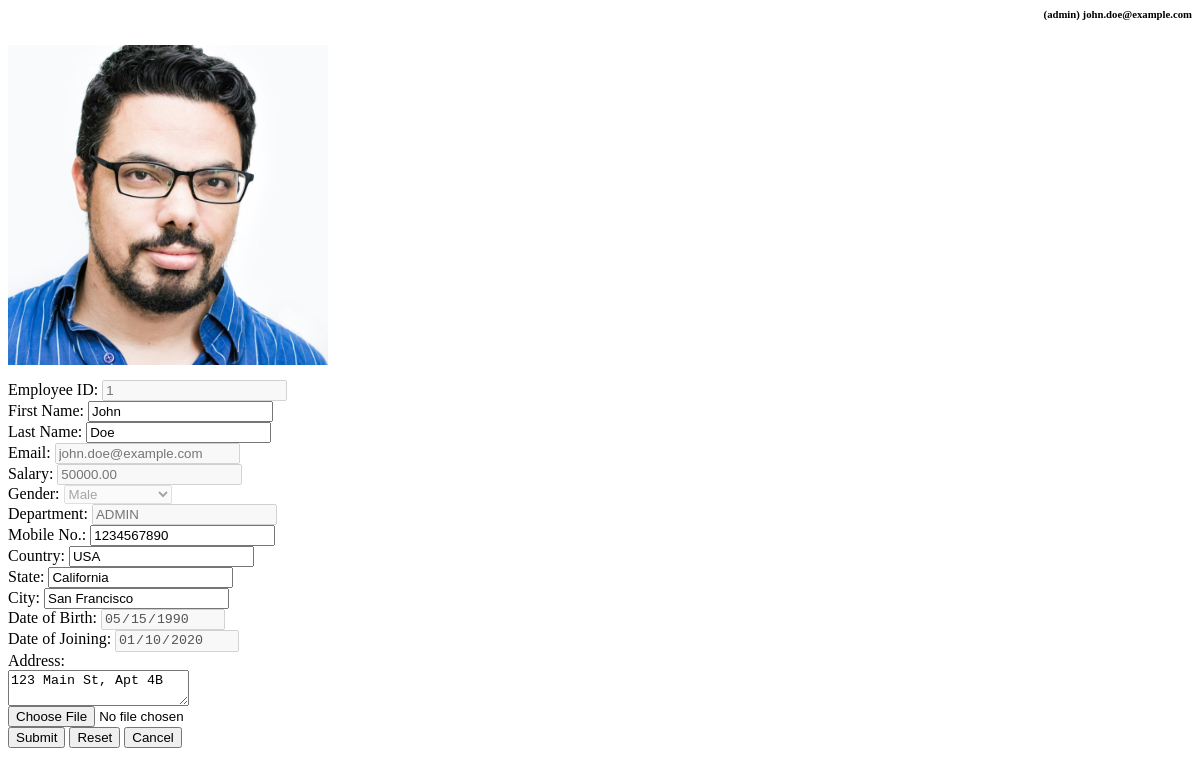
Screenshot of /admin/admin_profile_update.php (signed in) with the database file from the repository.
### tables this page shows
CREATE TABLE `employee` (
  `id` int NOT NULL,
  `firstname` varchar(50) NOT NULL,
  `lastname` varchar(50) NOT NULL,
  `email` varchar(100) NOT NULL,
  `PASSWORD` varchar(255) DEFAULT '$2y$10$92IXUNpkjO0rOQ5byMi.Ye4oKoEa3Ro9llC/.og/at2.uheWG/igi',
  `salary` decimal(10,2) DEFAULT NULL,
  `department` varchar(100) DEFAULT NULL,
  `mobile` varchar(15) DEFAULT NULL,
  `country` varchar(50) DEFAULT NULL,
  `state` varchar(50) DEFAULT NULL,
  `city` varchar(50) DEFAULT NULL,
  `date_of_birth` date DEFAULT NULL,
  `date_of_joining` date DEFAULT NULL,
  `address` text,
  `photo` varchar(255) DEFAULT NULL,
  `role` varchar(255) DEFAULT 'employee',
  `gender` varchar(10) DEFAULT NULL
);

### admin/admin_profile_update.php (the view, shortened to what this page needs)
<?php
$con = mysqli_connect("localhost", "root", "", "my_database");
$email = $_SESSION["email"];
$q = "SELECT * FROM `employee` WHERE email = '$email'";
$row = $con->query($q)->fetch_assoc();
?>
<body>
    <div class="card shadow mb-4 mx-3 mt-3">
        <div class="card-header py-3" style="text-align: right;">
            <h6 class="m-0 font-weight-bold text-primary"><?php echo "(" . ($_SESSION["role"]) . ")" . " " . $_SESSION["email"]; ?></h6>
        </div>
        <div class="card-body">
            <form method="post" id="employeeForm" action="update_prof.php" enctype="multipart/form-data">
                <div class="row">
                    <div class="col-sm-12 col-md-6 col-l-6 col-xl-6 mb-3">
                        <img src="profile_pictures/<?php echo $row['photo']; ?>" id="profileImage" style="width: 320px;" class="img-fluid mx-auto d-block rounded shadow-lg rounded-circle" alt="Profile Picture">
                    </div>
                    <div class="col-sm-12 col-md-6 col-l-6 col-xl-6 row">
                        <div class="col-12 mb-3" style="margin-top: 15px;">
                            <label for="eid" class="form-label ">Employee ID:</label>
                            <input type="text" class="form-control shadow-sm" id="eid" placeholder="<?php echo $row['id']; ?>" name="eid" disabled>
                        </div>
                        <div class="col-l-6 col-xl-6 col-md-12 mb-3">
                            <label for="efname" class="form-label ">First Name:</label>
                            <input type="text" class="form-control shadow-sm" id="efname" value="<?php echo $row['firstname']; ?>" name="efname" required>
                        </div>
                        <div class="col-l-6 col-xl-6 col-md-12 mb-3">
                            <label for="elname" class="form-label ">Last Name:</label>
                            <input type="text" class="form-control shadow-sm" id="elname" value="<?php echo $row['lastname']; ?>" name="elname" required>
                        </div>
                        <div class="col-l-6 col-xl-6 col-md-12 mb-3">
                            <label for="email" class="form-label ">Email:</label>
                            <input type="text" class="form-control shadow-sm" id="email" placeholder="<?php echo $_SESSION["email"]; ?>" name="email" disabled>
                        </div>
                        <div class="col-l-6 col-xl-6 col-md-12 mb-3">
                            <label for="salary" class="form-label ">Salary:</label>
                            <input type="text" class="form-control shadow-sm" id="salary" placeholder="<?php echo $row["salary"]; ?>" name="salary" disabled>
                        </div>
                        <div class="col-l-6 col-xl-6 col-md-12 mb-3">
                            <label for="gender" class="form-label">Gender:</label>
                            <select class="form-select" name="gender" id="gender" disabled>
                                <option value="Male" <?php
                                                        if ($row['gender'] == 'Male') {
                                                            echo "selected";
                                                        }
                                                        ?>>Male</option>
                            </select>
                        </div>
                    </div>
                    <div class="col-12 row extra-row">
                        <div class="col-l-6 col-xl-6 col-md-12 mb-3">
                            <label for="department" class="form-label ">Department:</label>
                            <input type="department" class="form-control shadow-sm" id="department" placeholder="<?php echo $row['department']; ?>" name="department" disabled>
                        </div>
                        <div class="col-l-6 col-xl-6 col-md-12 mb-3">
                            <label for="mobile" class="form-label ">Mobile No.:</label>
                            <input type="text" class="form-control shadow-sm" id="mobile" value="<?php echo $row['mobile']; ?>" name="mobile" required>
                        </div>
                        <div class="col-l-6 col-xl-6 col-md-12 mb-3">
                            <label for="country" class="form-label ">Country:</label>
                            <input type="country" class="form-control shadow-sm" id="country" value="<?php echo $row['country']; ?>" name="country" required>
                        </div>
                        <div class="col-l-6 col-xl-6 col-md-12 mb-3">
                            <label for="state" class="form-label ">State:</label>
                            <input type="state" class="form-control shadow-sm" id="state" value="<?php echo $row['state']; ?>" name="state" required>
                        </div>
                        <div class="col-l-6 col-xl-6 col-md-12 mb-3">
                            <label for="city" class="form-label ">City:</label>
                            <input type="city" class="form-control shadow-sm" id="city" value="<?php echo $row['city']; ?>" name="city" required>
                        </div>
                        <div class="col-l-6 col-xl-6 col-md-12 mb-3">
                            <label for="dob" class="form-label ">Date of Birth:</label>
                            <input type="date" class="form-control shadow-sm" id="dob" value="<?php echo $row['date_of_birth']; ?>" name="dob" disabled>
                        </div>
                        <div class="col-l-6 col-xl-6 col-md-12 mb-3">
                            <label for="doj" class="form-label ">Date of Joining:</label>
                            <input type="date" class="form-control shadow-sm" id="doj" value="<?php echo $row['date_of_joining']; ?>" name="doj" disabled>
                        </div>
                        <div class="col-l-6 col-xl-6 col-md-12 mb-3">
                            <label for="address" class="form-label ">Address:</label><br>
                            <textarea type="address" class="form-control shadow-sm" id="address" name="address" required><?php echo $row['address']; ?></textarea>
                        </div>
                        <div class="col-l-6 col-xl-6 col-md-12 mb-3">
                            <input type="file" name="profile_picture" id="profile_p" class="form-control shadow-sm" onchange="updateProfile(this);" accept="image/*">
                        </div>
                        <div class="col-l-6 col-xl-6 btn-group" style="text-align: left;">
                            <button type="submit" class="btn btn-outline-primary">Submit</button>
                            <button type="reset" class="btn btn-outline-secondary">Reset</button>
                            <button type="button" class="btn btn-outline-danger" onclick="$('#content').load('admin_profile.php')">Cancel</button>
                        </div>
                    </div>
                </div>
            </form>
        </div>
    </div>
</body>

### rows the page displays
employee: photo (picture), eid "1", efname "John", elname "Doe", salary "50000.00", gender "Male", department "ADMIN", mobile "1234567890", country "USA", state "California", city "San Francisco", dob "05/15/1990", doj "01/10/2020", address "123 Main St, Apt 4B"

### other values shown
$_SESSION["role"] "admin"
$_SESSION["email"] "john.doe@example.com"
